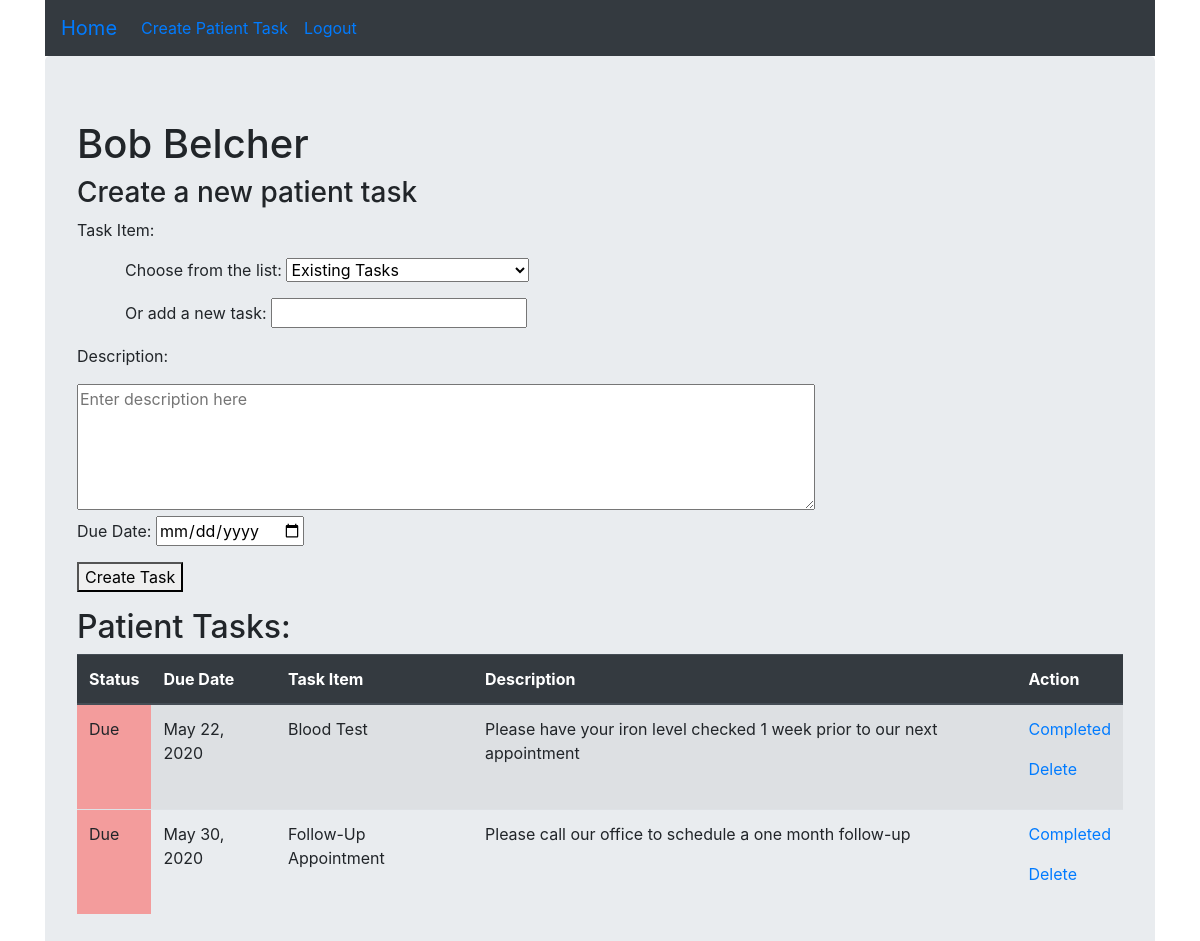
The app's page /patient/1 (signed in), older data.
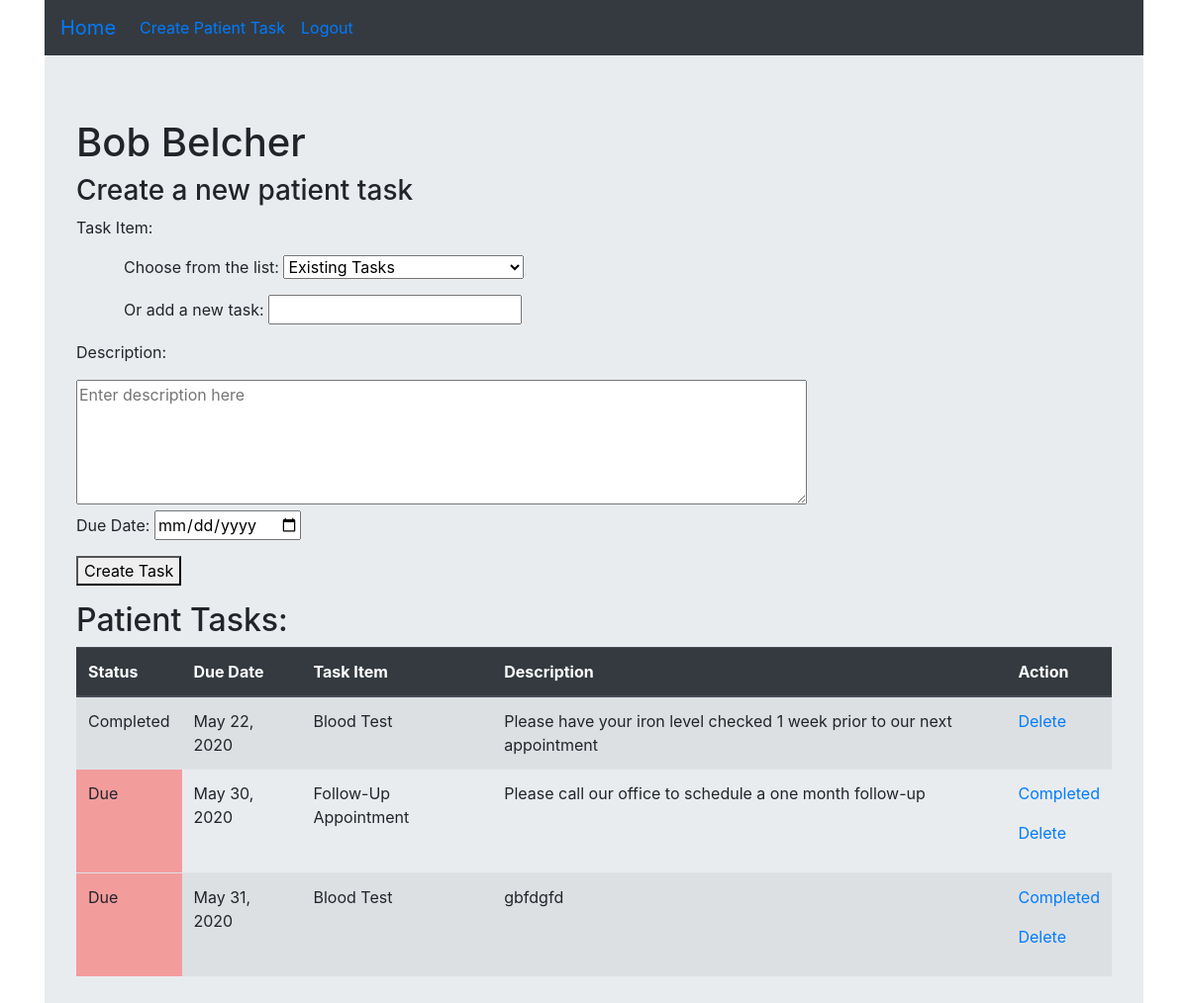
The same page, newer data.
### patientReminderApp/models.py (models this page shows)
class Task(models.Model):
    task = models.CharField(max_length=255)
    status = models.CharField(max_length=255, default = "Upcoming")
    desc = models.TextField()
    date = models.DateField()
    pt = models.ForeignKey(Patient, related_name="tasks", on_delete = models.CASCADE)
    phys = models.ForeignKey(Physician, related_name="tasks", on_delete = models.CASCADE)
    created_at = models.DateTimeField(auto_now_add=True)
    updated_at = models.DateTimeField(auto_now=True)
    objects = taskManager()

### patientReminderApp/views.py (the view)
# urls.py: path('patient/<int:ptID>', views.ptPage),
def ptPage(request, ptID):
    if 'physID' in request.session:
        pt = Patient.objects.get(id=ptID)
        phys = Physician.objects.get(id=request.session['physID'])
        ptTasks = pt.tasks.exclude(status="Completed")
        for x in ptTasks:
            if x.status == 'Upcoming' and x.date < datetime.date.today():
                x.status = 'Due'
                x.save()
        context = {
            'pt' : pt,
            'ptTasks' : pt.tasks.filter(phys=phys).order_by('date'),
            'physTasks' : phys.tasks.all().values_list('task', flat=True).distinct()
        }
        request.session['currentRt'] = f'/patient/{ptID}'
        return render(request, "ptPage.html", context)
    return redirect ('/physLogReg')

### patientReminderApp/templates/ptPage.html (shortened to what this page needs)
<!DOCTYPE html>
<html lang="en">
<head>
    <link rel="stylesheet" href="https://stackpath.bootstrapcdn.com/bootstrap/4.3.1/css/bootstrap.min.css"></head>
<body>
    <div class="container">
        <div class="navbar navbar-expand bg-dark">
            <ul class="navbar-nav">
                <li class="nav-item active">
                    <a class="navbar-brand" href="/physDashboard">Home</a>
                </li>
                <li class="nav-item">
                    <a class="nav-link active" href="/newTask">Create Patient Task</a>
                </li>
                <li class="nav-item">
                    <a class="nav-link active" href="/physLogout">Logout</a>
                </li>
            </ul>
        </div>
        <div class="jumbotron">
                <h1>{{pt.f_name}} {{pt.l_name}}</h1>
                <h3>Create a new patient task</h3>
                <div>
                    <form class="row" action="/createTask" method="POST">
                        <div class="col">
                            <p>Task Item:</p>
                            <p class="ml-5">Choose from the list:
                                <select name="taskSelect" id="">
                                    <option value="none" selected disabled hidden>
                                        Existing Tasks
                                    </option>
                                </select>
                            </p>
                            <p class="ml-5">Or add a new task: <input type="text" name="taskInput"></p>
                        </div>
                        <div class="col">
                            <p>Description:</p>
                            <textarea name="desc" id="" cols="70" rows="5" placeholder="Enter description here"></textarea>
                            <p>Due Date: <input type="date" name="date"></p>
                            <p><button type="Submit">Create Task</button></p>
                        </div>
                    </form>
                </div>
                <div>
                    <h2>Patient Tasks:</h2>
                    <table class="table table-striped">
                        <thead class="thead-dark">
                            <tr>
                                <th scope="col">Status</th>
                                <th scope="col">Due Date</th>
                                <th scope="col">Task Item</th>
                                <th scope="col">Description</th>
                                <th scope="col">Action</th>
                            </tr>
                        </thead>
                        <tbody>
                            {% for task in ptTasks %}
                            <tr>
                                <td class="{{task.status}}"> {{task.status}}</td>
                                <td>{{task.date}}</td>
                                <td>{{task.task}}</td>
                                <td>{{task.desc}}</td>
                                <td>
                                    {% if task.status != "Completed" %}
                                    <p><a href="/complete/{{task.id}}">Completed</a></p>
                                    {% endif %}
                                    <p><a href="/delete/{{task.id}}">Delete</a></p>
                                </td>
                            </tr>
                            {% endfor %}
                        </tbody>
                    </table>
                </div>
            </div>
        </div>
</body>
</html>

Row changes from the older to the newer data that the page shows:
changed Task: status "Due" → "Completed"; no longer shows "Completed"
added Task: status "Due", date "May 31, 2020", task "Blood Test", desc "gbfdgfd"
